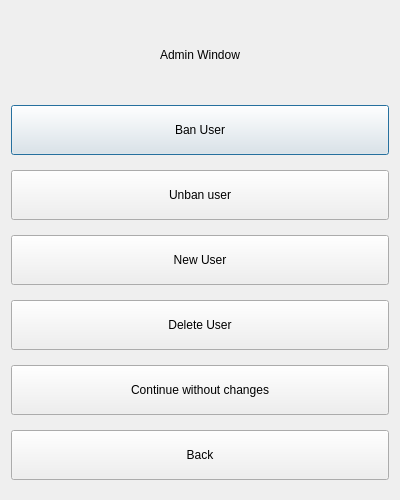
<?xml version="1.0" encoding="UTF-8"?>
<ui version="4.0">
 <class>Dialog</class>
 <widget class="QDialog" name="Dialog">
  <property name="geometry">
   <rect>
    <x>0</x>
    <y>0</y>
    <width>400</width>
    <height>500</height>
   </rect>
  </property>
  <property name="minimumSize">
   <size>
    <width>200</width>
    <height>160</height>
   </size>
  </property>
  <property name="maximumSize">
   <size>
    <width>400</width>
    <height>500</height>
   </size>
  </property>
  <property name="windowTitle">
   <string>Dialog</string>
  </property>
  <layout class="QVBoxLayout" name="verticalLayout" stretch="1,1,1,1,1,1,1">
   <item>
    <widget class="QLabel" name="label">
     <property name="maximumSize">
      <size>
       <width>16777215</width>
       <height>70</height>
      </size>
     </property>
     <property name="text">
      <string>Admin Window</string>
     </property>
     <property name="alignment">
      <set>Qt::AlignmentFlag::AlignCenter</set>
     </property>
    </widget>
   </item>
   <item>
    <widget class="QPushButton" name="Ban_Button">
     <property name="minimumSize">
      <size>
       <width>0</width>
       <height>50</height>
      </size>
     </property>
     <property name="text">
      <string>Ban User</string>
     </property>
    </widget>
   </item>
   <item>
    <widget class="QPushButton" name="Unban_Button">
     <property name="minimumSize">
      <size>
       <width>0</width>
       <height>50</height>
      </size>
     </property>
     <property name="text">
      <string>Unban user</string>
     </property>
    </widget>
   </item>
   <item>
    <widget class="QPushButton" name="NewUser">
     <property name="sizePolicy">
      <sizepolicy hsizetype="Expanding" vsizetype="Expanding">
       <horstretch>0</horstretch>
       <verstretch>0</verstretch>
      </sizepolicy>
     </property>
     <property name="minimumSize">
      <size>
       <width>200</width>
       <height>40</height>
      </size>
     </property>
     <property name="maximumSize">
      <size>
       <width>400</width>
       <height>50</height>
      </size>
     </property>
     <property name="styleSheet">
      <string notr="true"/>
     </property>
     <property name="text">
      <string>New User</string>
     </property>
    </widget>
   </item>
   <item>
    <widget class="QPushButton" name="DelUser">
     <property name="sizePolicy">
      <sizepolicy hsizetype="Expanding" vsizetype="Expanding">
       <horstretch>0</horstretch>
       <verstretch>0</verstretch>
      </sizepolicy>
     </property>
     <property name="minimumSize">
      <size>
       <width>200</width>
       <height>40</height>
      </size>
     </property>
     <property name="maximumSize">
      <size>
       <width>400</width>
       <height>50</height>
      </size>
     </property>
     <property name="styleSheet">
      <string notr="true"/>
     </property>
     <property name="text">
      <string>Delete User</string>
     </property>
    </widget>
   </item>
   <item>
    <widget class="QPushButton" name="Continue">
     <property name="minimumSize">
      <size>
       <width>0</width>
       <height>50</height>
      </size>
     </property>
     <property name="text">
      <string>Continue without changes</string>
     </property>
    </widget>
   </item>
   <item>
    <widget class="QPushButton" name="Back_Button">
     <property name="minimumSize">
      <size>
       <width>0</width>
       <height>50</height>
      </size>
     </property>
     <property name="text">
      <string>Back</string>
     </property>
    </widget>
   </item>
  </layout>
 </widget>
 <resources/>
 <connections/>
</ui>
